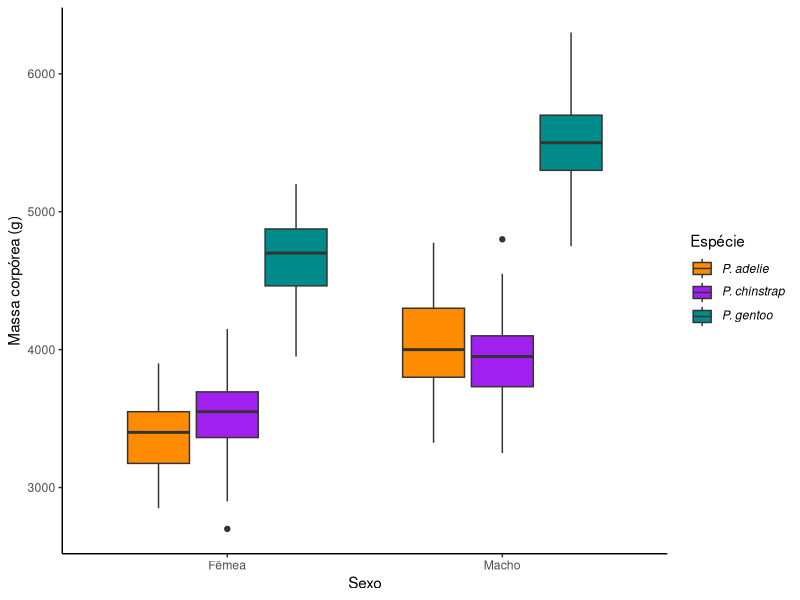

Write R code to recreate this figure. (Note: this script raises an error after producing the figure.)
# Script para fazer download dos dados e gerar tabelas e figuras

# Bibliotecas necessárias
library(palmerpenguins)
library(ggplot2)
library(dplyr)

# Carregando os dados ----------------------------------------------------------
head(penguins)

# Criando a figura -------------------------------------------------------------
# Definindo vetor de cores 'oficial'
cores <- c("darkorange", "purple", "cyan4")

p1 <- penguins %>%
  na.omit() %>%
  mutate(sex = ifelse(sex == "female", "Fêmea", "Macho")) %>%
  ggplot(aes(x = sex, y = body_mass_g, fill = species)) +
  scale_fill_manual(values = cores, name = "Espécie",
                     labels = c(expression(italic("P. adelie")),
                                expression(italic("P. chinstrap")),
                                expression(italic("P. gentoo")))) +
  geom_boxplot() +
  #facet_wrap(~ species) +
  labs(x = "Sexo", y = "Massa corpórea (g)") +
  theme_classic()

png("figs/figura_02.png", res = 300, height = 700, width = 1200)
p1
dev.off()

# Criando tabela ---------------------------------------------------------------
# vetor com as variáveis para a tabela
variables <- c("bill_length_mm", "bill_depth_mm", "flipper_length_mm")

# Calculando a média e o desvio padrão para cada variável
df <- penguins %>%
  na.omit() %>%
  group_by(species) %>%
  select(one_of(variables)) %>%
  summarise_all(list(mean = mean, sd = sd)) %>%
  mutate_if(is.numeric, round, digits = 2)

# Criando a tabela para o manuscrito
table <- data.frame(sp = paste("P.", tolower(df$species), sep = ""))

for (i in 1:length(variables)) {
  table[, variables[i]] <- apply(df[, grep(variables[i], names(df))], 1,
                                 paste, collapse = " ± ")
}

# Exportando a tabela
write.csv(table, "output/tabela_01.csv", row.names = FALSE)

